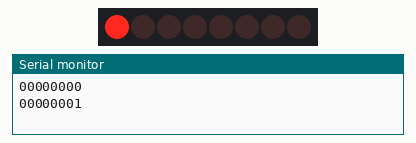
Simulated run of this sketch. Board: Arduino Mega 2560, built with avr-gcc and run on an emulated ATmega2560. Parts: 8 shift-register outputs drawn as a row of LEDs (first output left, lit = HIGH), the last lines printed to the serial monitor. Wiring (inferred from the names in the program): shift register (74HC595): data pin 11; shift clock pin 13; latch pin 8. Wiring (inferred from the signals the program sends): row of LEDs: on Q0, Q1, Q2, Q3, Q4, Q5, Q6, Q7.

Above: at 3.5 s.
At 3.9 s:
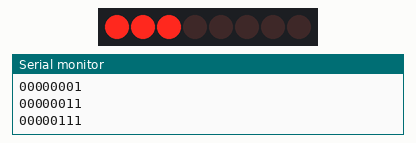
At 7.1 s:
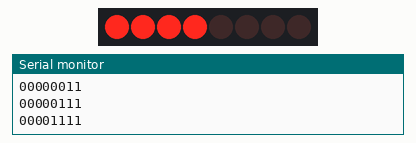
Timing chart, 0 to 10.7 s (numbered marks = the images above):
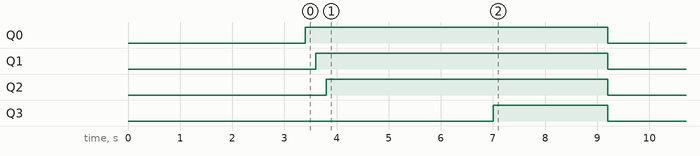

The sketch:

supervisorStudentEnable.ino
```cpp
/* shiftRegister API Test

    Imogen Wren
    25.05.2022

   shiftRegister pins are defined using Q0 - Q7 notation. This avoids pin definition conflicts with arduino pins, regardless of the platform used.


   Supervisor PCB Pindeclarations
  #define DC_MOTOR_EN          Q0
  #define STUDENT_M_EN         Q1
  #define STUDENT_STEP_EN      Q2
  #define STUDENT_PIXEL_EN     Q3
  #define STEPP_DIR            Q4
  #define STEPP_EN             Q5
  #define STEPP_RST            Q6
  #define SHIFT_REG_7          Q7


     For this test software, we simply wish to be able to enable and disable outputs from the supervisor MCU

*/


#include "supervisor_pinMap.h"

#include "shiftRegister.h"


shiftRegister shiftReg(MOSI, SCK, LATCH);


void setup() {
  shiftReg.begin();   // Begin opens serial comms and sets shiftReg data pins to output


  shiftReg.allOff();  // Turn off all the shiftReg pins
  shiftReg.printState();
  delay(1000);


  // The first way to use this API is to write functions for a specific device or channel we wish to enable or disable
  dcMotorEnable(true);
  shiftReg.printState();

  studentMotorEN(true);
  shiftReg.printState();

  studentStepperEN(true);
  shiftReg.printState();

  studentPixelEN(true);
  shiftReg.printState();

  delay(3000);

  shiftReg.allOff();  // Turn off all the shiftReg pins
  shiftReg.printState();
  delay(2000);

  // The other way which might be more useful in testing is to just pass the output we want to overwriteState.
  // This will make setting up tests much easyer, as we can just specify the bitmask to pass to this function to set up the test correctly
  shiftReg.overwriteState(0b00001000);

  shiftReg.printState();

}


void loop() {


}


// Motor Driver Enable - Must be high to run motor

void dcMotorEnable(bool state) {
  shiftReg.shiftWrite(DC_MOTOR_EN, state);
}


// Motor Driver Control


// Student Control Enables & Disables
void studentMotorEN(bool state) {
  shiftReg.shiftWrite(STUDENT_M_EN, state);
}


void studentStepperEN(bool state) {
  shiftReg.shiftWrite(STUDENT_STEP_EN, state);
}


void studentPixelEN(bool state) {
  shiftReg.shiftWrite(STUDENT_PIXEL_EN, state);
}
```

supervisor_pinMap.h
```cpp
/*  #Remote Labs Supervisor MCU PinMap
*
*     Imogen Heard
*     25/05/2022
*
*/

#ifndef supervisor_pinMap_h
#define supervisor_pinMap_h


// Arduino Compatable Pins

//Inputs

#define ENCODER_B           2
#define ENCODER_A           3
#define ENCODER_INDEX       4

#define STDNT_DC_M_DIR_2    14
#define STDNT_DC_M_DIR_1    15

#define STEPP_FLT           19

#define LIMIT_1             18


#define STDNT_SRVO_RX_1     A2      // STDNT_SRVO_RX_2 Only available on SAMD21 Raw

#define THERMO              A3

#define DC_MOTOR_IS2        A6
#define DC_MOTOR_IS1        A7


// Outputs

#define DC_MOTOR_PWM        10
#define DC_MOTOR_DIR1       12
#define DC_MOTOR_DIR2       7

#define STEPP_STEP          6

#define SERVO_1             9

#define PIXEL_DATA          5

// Shift Register
#define MOSI                11
#define SCK                 13
#define LATCH               8


// Shift Register Pins [Output Only] (needs shiftRegister.h to validate)

#define DC_MOTOR_EN          Q0
#define STUDENT_M_EN         Q1
#define STUDENT_STEP_EN      Q2
#define STUDENT_PIXEL_EN     Q3
#define STEPP_DIR            Q4
#define STEPP_EN             Q5
#define STEPP_RST            Q6
#define SHIFT_REG_7          Q7


#endif
```

shiftRegister.cpp
```cpp
/* shiftRegister.cpp

    Simple API for interacting with a 4094 shift register, and accessing pins in a similar manner to other arduino pins.

    Imogen Heard
    5.05.2022


*/


#include "shiftRegister.h"


// Constructor
// Passes pin definitions to shiftRegister Object

shiftRegister::shiftRegister(char pico_pin, char sck_pin, char latch_pin):
  dataPin(pico_pin),
  clockPin(sck_pin),
  latchPin(latch_pin)
{
}


void shiftRegister::begin(uint32_t baudrate) {
  Serial.begin(baudrate);
  // while ( !Serial ) delay(10);   // Might be required for Nano IoT 33
  delay(2000);
  pinMode(dataPin, OUTPUT);
  pinMode(clockPin, OUTPUT);
  pinMode(latchPin, OUTPUT);
}


// Aims to mirror the function of digitalWrite but for shift register channels
void shiftRegister::shiftWrite(unsigned char bitmask, bool state) {
  if (state) {
    shiftState = shiftRegister::setBits(shiftState, bitmask);
  } else {
    bitmask = shiftRegister::flipAllBits(bitmask);
    shiftState = shiftRegister::clearBits(shiftState, bitmask);
  }
  shiftRegister::overwriteOutput(shiftState);
}


// Another function here to overwrite shiftstate? Does the same operation as overwriteOutput but also updates shiftState
void shiftRegister::overwriteState(unsigned char bite) {
  shiftState = bite;
  shiftRegister::overwriteOutput(shiftState);
}


// Function outputs the exact byte passed to shift register, regardless of previous data
// Note the only function that actually outputs to hardware so far - the rest are software functions only.
// It is best (at the moment) to track the current state of the shiftRegisters outputs, and use this to update this global byte, unless you want to totally
// overwrite all shift register outputs
void shiftRegister::overwriteOutput(unsigned char bite) {
  digitalWrite(latchPin, HIGH);
  delay(100);
  shiftOut(dataPin, clockPin, MSBFIRST, bite);
  delay(100);
  digitalWrite(latchPin, LOW);
}


#define LARGEST_PINNUMBER 30

// aims to tie shiftWrite and digitalWrite together such that any pinnumber can be passed to set the correct output.
// Making operation seamless between shift register pins and arduino
// VERY UNTESTED
// Probably need a better way of doing this
void shiftRegister::allWrite(unsigned char pinNumber, bool state) {
  if (pinNumber >= LARGEST_PINNUMBER) {
    shiftRegister::shiftWrite(pinNumber, state);
  } else {
    digitalWrite(pinNumber, state);
  }
}


void shiftRegister::allOff() {
  shiftState = 0b00000000;
  shiftRegister::overwriteOutput(shiftState);
}


// Bit operations used in backend to update the shiftState variable

// Only sets 1 bits in bitmask, leaves others unchanged
unsigned char shiftRegister::setBits(unsigned char currentData, unsigned char bitmask) {
  currentData |= bitmask;
  return currentData;
}

// Only resets 0 bits in bitmask, leaves others unchanged
unsigned char shiftRegister::clearBits(unsigned char currentData, unsigned char bitmask) {
  currentData &= bitmask;
  return currentData;
}


// Flips all 1 bits using bitmask
unsigned char shiftRegister::flipBits(unsigned char currentData, unsigned char bitmask) {
  currentData ^= bitmask;
  return currentData;
}


// Flips all the bits in a byte - very useful for generating bitmasks for mirroring digtalWrite function for shift register
unsigned char shiftRegister::flipAllBits(unsigned char bits) {
  bits = flipBits(bits, 0b11111111);
  return bits;
}


// Prints chars or bytes in binary for easy debugging
void shiftRegister::printByte(unsigned char bite) {
  char  buffer[2];
  for (int i = 0; i < 8; i++) {
    sprintf(buffer, "%d", !!((bite << i) & 0x80));
    Serial.print(buffer);
  }
  Serial.print("\n");
}


void shiftRegister::printState() {
  shiftRegister::printByte(shiftState);
}


// Runs through sequentially turning pins high then low to test all outputs
void shiftRegister::testShiftReg() {
  for (int i = 0; i < 8; i++) {
    shiftRegister::shiftWrite(shiftPinArray[i], HIGH);
    shiftRegister::printState();
    delay(200);
  }
  delay(1000);
  for (int i = 0; i < 8; i++) {
    shiftRegister::shiftWrite(shiftPinArray[i], LOW);
    shiftRegister::printState();
    delay(200);
  }
  delay(2000);
}
```

shiftRegister.h
```cpp
/* shiftRegister.h

    Simple API for interacting with a 4094 shift register, and accessing pins in a similar manner to other arduino pins.

    Imogen Heard
    5.05.2022

    not 100% on how best to do pin declarations atm

  #define Q0 B00000001
  #define Q1 B00000010
  #define Q2 B00000100
  #define Q3 B00001000
  #define Q4 B00010000
  #define Q5 B00100000
  #define Q6 B01000000
  #define Q7 B10000000


  #define Q0 shiftPin[0]
  #define Q1 shiftPin[1]
  #define Q2 shiftPin[2]
  #define Q3 shiftPin[3]
  #define Q4 shiftPin[4]
  #define Q5 shiftPin[5]
  #define Q6 shiftPin[6]
  #define Q7 shiftPin[7]


*/


#ifndef shiftRegister_h
#define shiftRegister_h

#if (ARDUINO >=100)
#include <Arduino.h>
#else
#include <wProgram.h>
#endif


class shiftRegister
{
  public:

    // constructor
    shiftRegister(char pico_pin = 11, char sck_pin = 13, char latch_pin = 8);

    // Methods

    void begin(uint32_t baudrate = 115200);                                               // Begin function sets up output pins

    void allWrite(unsigned char pinNumber, bool state);                                   // aims to tie shiftWrite and digitalWrite together such that any pinnumber can be passed to set the correct output. Making operation seamless between shift register pins and arduino

    void allOff();

    void shiftWrite(unsigned char bitmask, bool state);                                   // Mirrors function of digitalWrite for shiftRegister channels

    void printByte(unsigned char bite);                                                   // Prints chars or bytes in binary for easy debugging


    // Function outputs the exact byte passed to shift register, regardless of previous data
    // Note the only function that actually outputs to hardware so far - the rest are software functions only.
    // It is best (at the moment) to track the current state of the shiftRegisters outputs, and use this to update this global byte, unless you want to totally
    // overwrite all shift register outputs
    void overwriteOutput(unsigned char bite);


    void overwriteState(unsigned char bite);                                              // Another function here to overwrite shiftstate? Does the same operation as overwriteOutput but also updates shiftState

    void printState();                                                                    // Prints the current state of the output bits

    void testShiftReg();                                                                  // Sequentually lights up shiftReg outputs for testing


#define Q0 0b00000001
#define Q1 0b00000010
#define Q2 0b00000100
#define Q3 0b00001000
#define Q4 0b00010000
#define Q5 0b00100000
#define Q6 0b01000000
#define Q7 0b10000000

    unsigned char shiftPinArray[8] {Q0, Q1, Q2, Q3, Q4, Q5, Q6, Q7};                      // Useful for accessing shift register pins in an array

  private:


    unsigned char setBits(unsigned char currentData, unsigned char bitmask);              // Sets 1 bits in bitmask

    unsigned char clearBits(unsigned char currentData, unsigned char bitmask);            // Only resets 0 bits in bitmask, leaves others unchanged

    unsigned char flipBits(unsigned char currentData, unsigned char bitmask);             // Flips all 1 bits using bitmask

    unsigned char flipAllBits(unsigned char bits);                                        // Flips all the bits in a byte - very useful for generating bitmasks for mirroring digtalWrite function for shift register

    char dataPin  = 11;
    char clockPin = 13;
    char latchPin = 8;


    unsigned char shiftState = 0b00000000;   // Global Variable to hold the state of the shiftRegister


};


#endif
```
